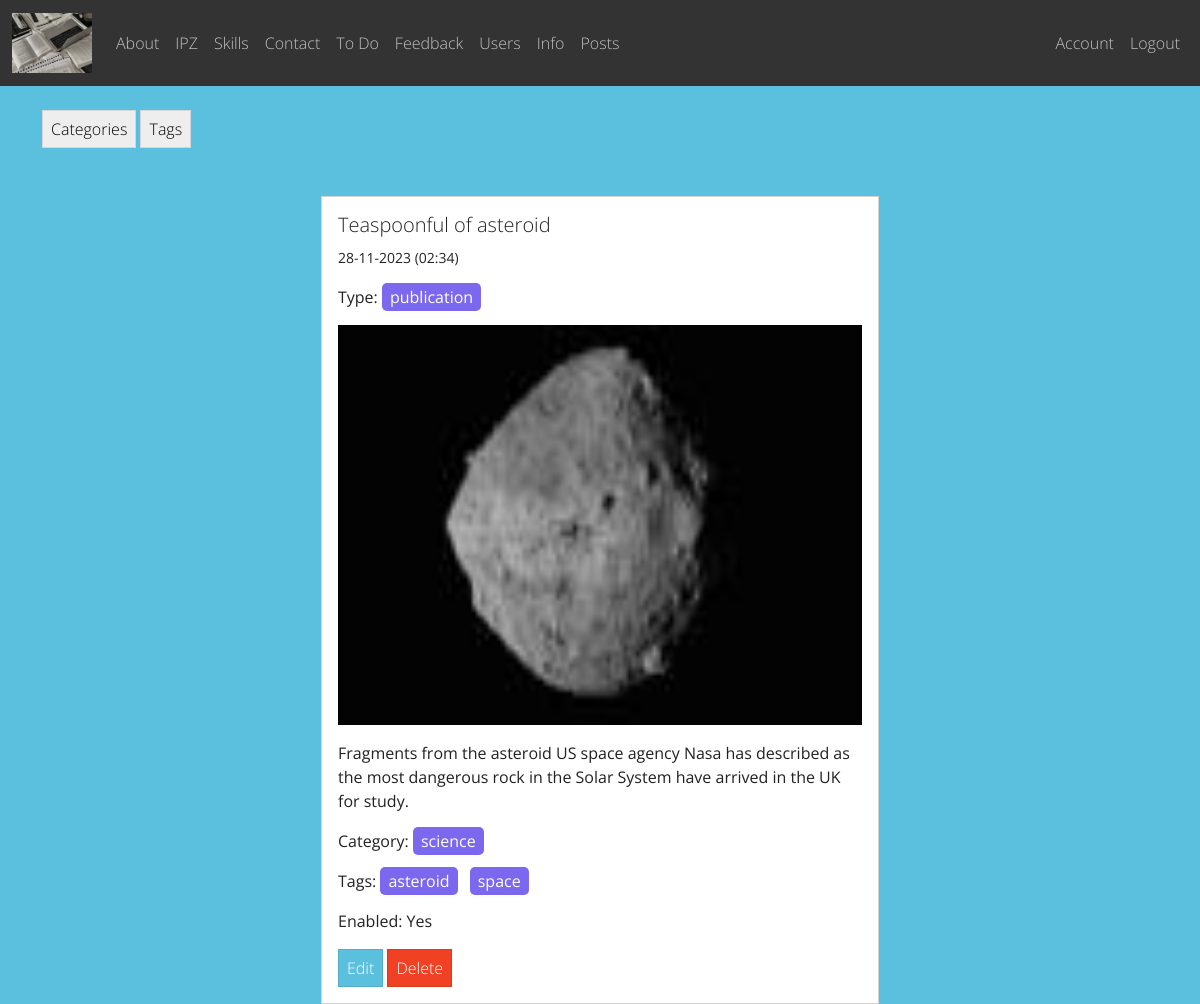
The page /post/3 (signed in) on the database its author committed.
### app/post/models.py (models this page shows, shortened)
class Post(db.Model):
    id = db.Column(db.Integer, primary_key=True)
    title = db.Column(db.String)
    text = db.Column(db.String)
    image = db.Column(db.String, default='postdefault.jpg')
    created = db.Column(db.DateTime, default=datetime.now())
    type = db.Column(db.Enum(Type), default='news')
    enabled = db.Column(db.Boolean, default=True)
    user_id = db.Column(db.Integer, db.ForeignKey('user.id'), nullable=False)
    category_id = db.Column(db.Integer, db.ForeignKey('category.id', name='fk_post_category'), nullable=False)
    tags = db.relationship('Tag', secondary=post_tag, backref=db.backref('posts'))

class Category(db.Model):
    id = db.Column(db.Integer, primary_key=True)
    name = db.Column(db.String(100), unique=True)
    post = db.relationship('Post', backref='category')

class Tag(db.Model):
    id = db.Column(db.Integer, primary_key=True)
    name = db.Column(db.String(100))

### app/post/views.py (the view)
@post_bp.route("/<int:id>", methods=["GET"])
@login_required
def view(id):
    post = Post.query.get_or_404(id)
    return render_template('view_post.html', post=post)

### app/auth/models.py (called while the page is built)
@login_manager.user_loader
def user_loader(user_id):
    return User.query.get(int(user_id))

### app/post/templates/post/view_post.html (shortened to what this page needs)
{% extends "base.html" %}
{% from "render_field.html" import render_field %}
{% block content %}
<br><a href="{{url_for('post_bp.list_category')}}" class="btn btn-secondary">Categories</a>
<a href="{{url_for('post_bp.list_tag')}}" class="btn btn-secondary">Tags</a>
<div class="card mt-5 mx-auto col-md-6">
    <div class="card-body">
    {% if post is defined %}
        <h5 class="card-title">{{ post.title }}</h5>
        <p class="card-text"><small>{{ post.created.strftime('%d-%m-%Y (%H:%M)') }}</small></p>
        <p class="card-text">Type:
            <span class="custom-tag">{{ post.type.name }}</span>
        </p>
        <p><img src="{{ url_for('static', filename='post_pics/' + post.image) }}"
                class="card-img-top" alt="{{ post.title }}" height="400px" width="400px"></p>
        <p class="card-text">{{ post.text }}</p>
        <p class="card-text">Category:
            <span class="custom-tag">{{ post.category.name }}</span>
        </p>
        <p class="card-text">Tags:
        {% for tag in post.tags %}
            <span class="custom-tag">{{ tag.name }}</span>
        {% endfor %}</p>
        <p class="card-text">Enabled: {% if post.enabled %}Yes{% else %}No{% endif %}</p>
        {% if current_user.id == post.user_id %}
        <a href="{{url_for('post_bp.update', id=post.id) }}" class="btn btn-info">Edit</a>
        <a href="{{url_for('post_bp.delete', id=post.id) }}" class="btn btn-danger"
           onclick="return confirm('Are you sure you want to delete this post?')">Delete</a>
        {% endif %}
    {% else %}
        <p class="info">This post is not found.</p>
    {% endif %}
    </div>
</div>
{% endblock %}

### app/templates/base.html (shortened to what this page needs)
<!DOCTYPE html>
<html lang="en">
<head>
    <link rel="stylesheet" href="{{ url_for('static', filename='css/bootstrap.min.css') }}">
</head>
<body class="bg-info" style="display: flex; flex-direction: column; height: 100vh;">
{% include 'nav.html' %}
<div class="container" style="flex:1">
    {% block content %}
    {% endblock %}
</div>
</body>
</html>

### app/templates/nav.html (shortened to what this page needs)
{% set menu = {"About": url_for('portfolio.about'),
            "IPZ": url_for('portfolio.ipz'), "Skills": url_for('portfolio.skills_page'),
            "Contact": url_for('portfolio.contact'), "To Do": url_for('todo_bp.todo'),
            "Feedback": url_for('feedback_bp.feedback'), "Users": url_for('auth.users'),
            "Info": url_for('cookies.info'), "Posts": url_for('post_bp.list_post')} %}
<nav class="navbar navbar-expand-lg navbar-dark bg-dark">
    <div class="container-fluid">
        <a class="navbar-brand" href="/"><img src="{{ url_for('static', filename='images/foto1.jpg') }}" alt="logo"
                                              width="80"></a>
        <div class="collapse navbar-collapse" id="navbarNav">
            <ul class="navbar-nav">
                {% for name, url in menu.items() %}
                <li class="nav-item">
                    <a class="nav-link" href="{{url}}">{{name}}</a>
                </li>
                {% endfor %}
            </ul>
            <ul class="navbar-nav ms-auto">
                {% if current_user.is_authenticated %}
                <li class="nav-item">
                    <a class="nav-link" href="{{url_for('auth.account')}}">Account</a>
                </li>
                <li class="nav-item">
                    <a class="nav-link" href="{{url_for('auth.logout')}}">Logout</a>
                </li>
                {% endif %}
            </ul>
        </div>
    </div>
</nav>

### app/post/templates/post/view_post.html (style rules this page uses)
.custom-tag { background-color: #7B68EE; color: #fff; padding: 0.2em 0.5em; margin-right: 0.5em; border-radius: 5px; }

### rows shown on the page
Post: title "Teaspoonful of asteroid", created "28-11-2023 (02:34)", type.name "publication", image (picture), text "Fragments from the asteroid US space agency Nasa has described as the most dangerous rock in the Solar System have arrived in the UK for study."
Category: category.name "science"
Tag: name "asteroid"
Tag: name "space"

### other values the page prints
{{ name }} "About" "IPZ" "Skills" "Contact" "To Do" "Feedback" "Users" "Info" "Posts"
